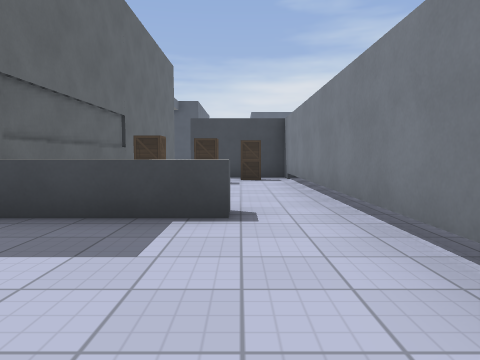
view 1 (above)

24 first-person views from a walk through a 3-D level made in the Godot game engine. The camera is 1.2 m above the floor, tilts 4° down and sees 70° across. The floor is counted in squares, 2 m on a side. Each view is taken from the middle of a square. On the plan, view 1 faces up. The plan holds only what a view shows up to about 10 squares ahead; the rest is blank. The place goes on beyond the plan. Characters and animated objects are not drawn. Surface patterns are stand-ins for the level's own textures.

view 2
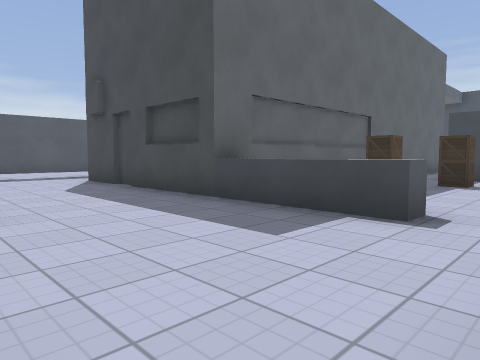

view 3
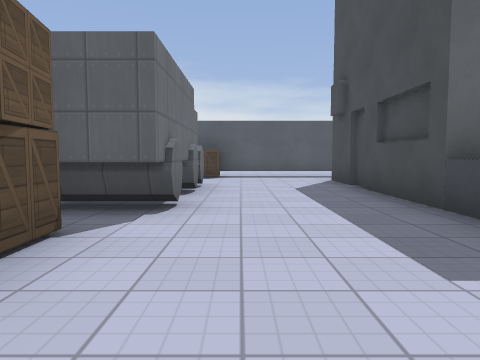

view 4
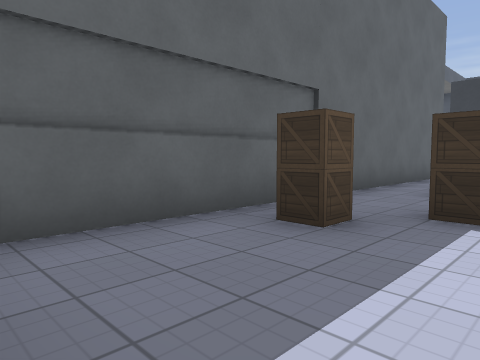

view 5
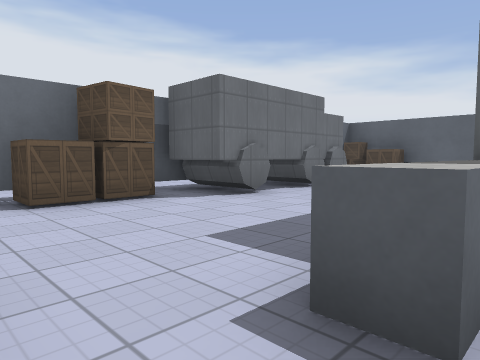

view 6
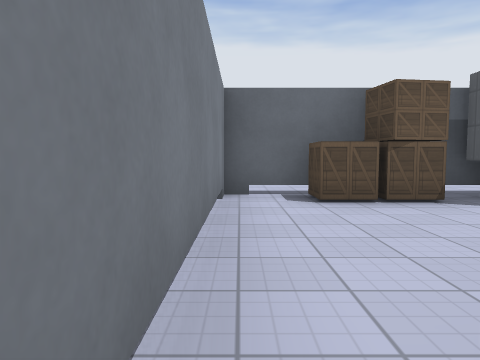

view 7
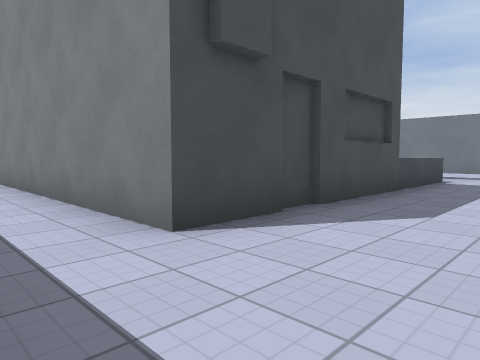

view 8
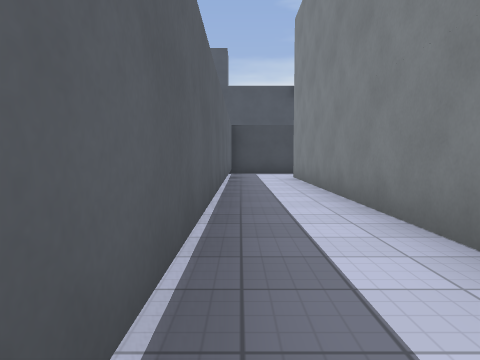

view 9
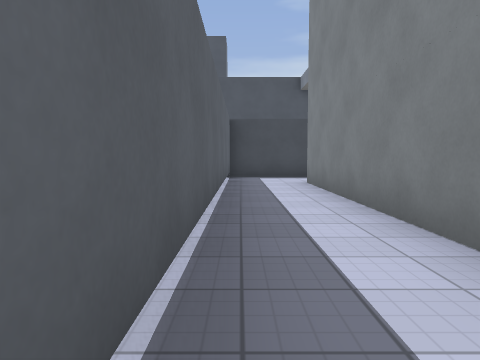

view 10
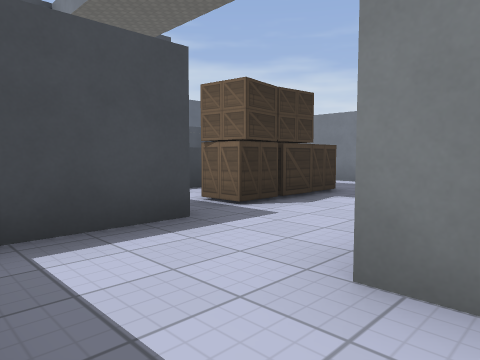

view 11
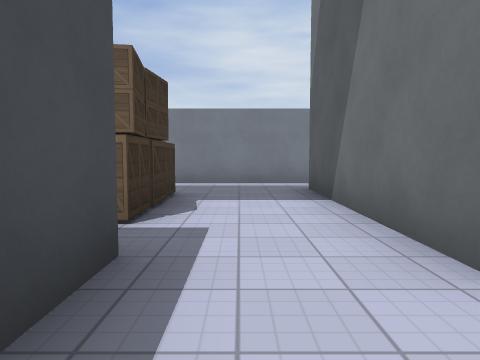

view 12
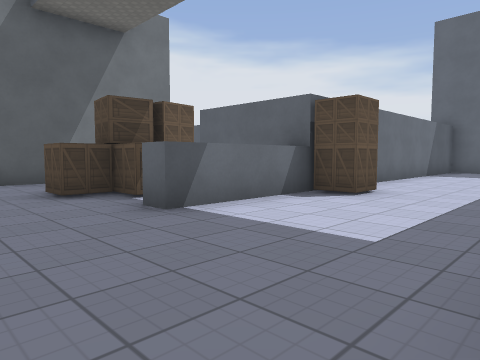

view 13
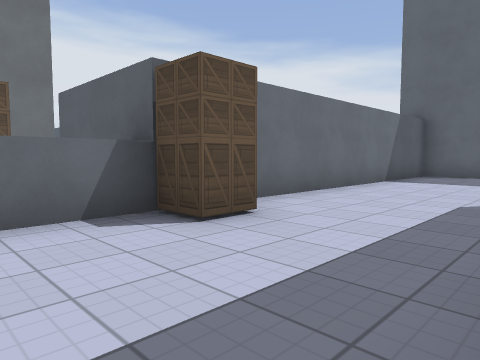

view 14
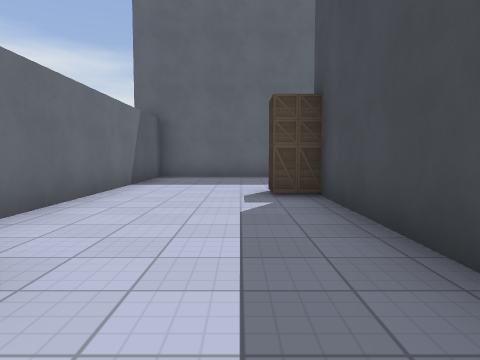

view 15
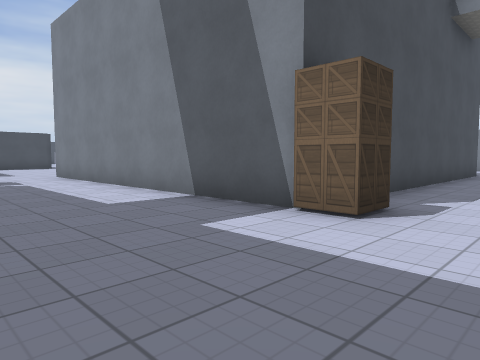

view 16
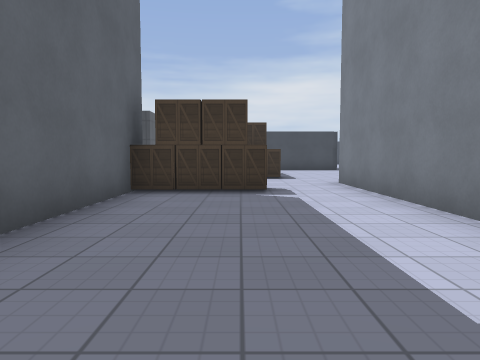

view 17
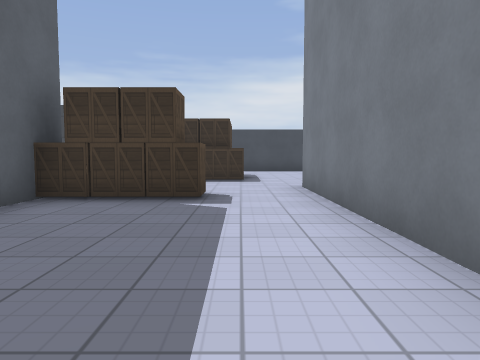

view 18
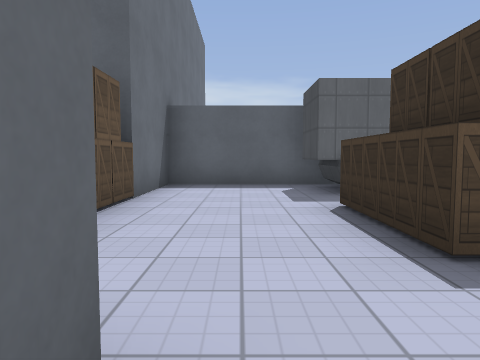

view 19
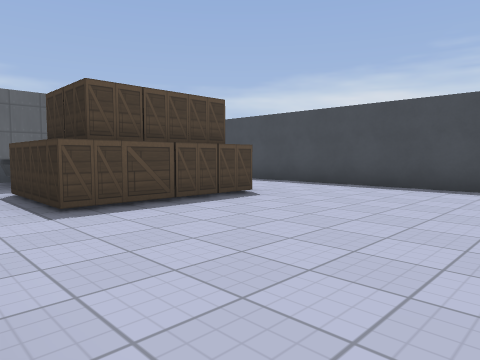

view 20
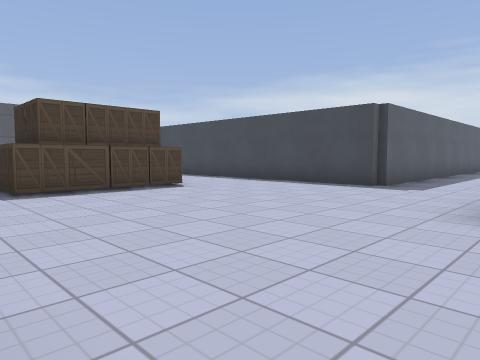

view 21
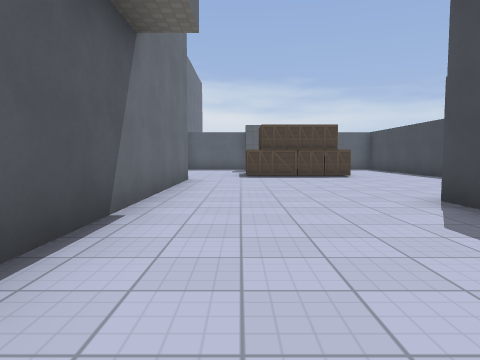

view 22
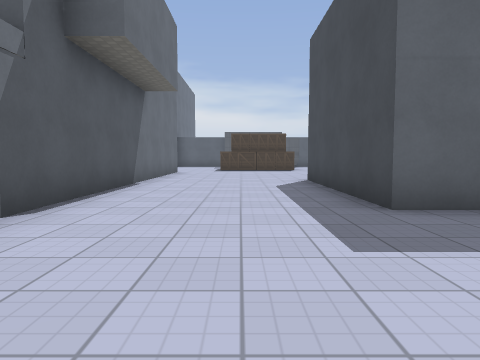

view 23
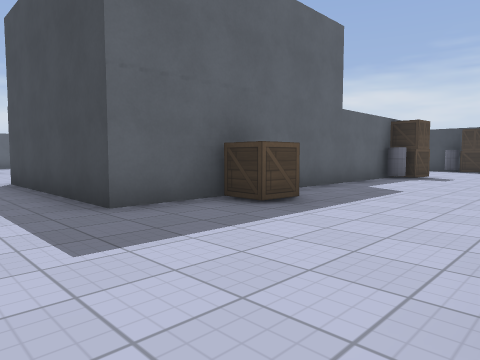

view 24
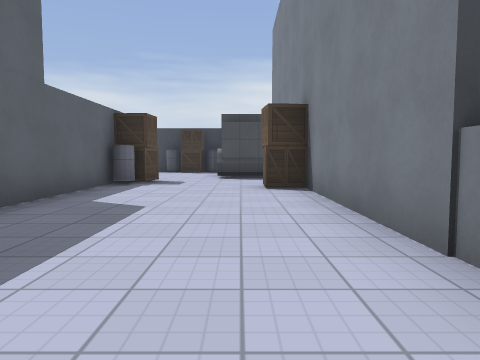

### Floor plan
Key: @ floor where view 1 was taken; # wall or solid block; . floor; / step, stairs or slope; ^ raised ledge; B building; A box; T truck; O other object.
Columns run from 18 left of view 1 to 2 right of it. Each row starts with its distance up from view 1.
 48                   T
 47                   T
 46                 ..T
 45                 ..T
 44                AA..
 43         #.     /...A
 42         #.     /....#
 41         #.     #....#
 40         #..    #....#
 39    ######..    #....#
 38    ........    #A..##
 37  T  .......    #...^
 36  T   A.....#####...^
 35  T   A..............
 34 #T AAA..............
 33 #..................
 32 #.................
 31 #......##########
 30 ##AAA..#
 29  ##....#
 28   #....#
 27   #....#
 26    ....#
 25    ....#
 24    ....#########
 23   #...A#.........
 22   #..............
 21   #..............
 20   #........A.....
 19   ##########^^..
 18            #AA...#
 17         ####AAA..#
 16         #........#
 15         #........#
 14         #..BBBBB #
 13         #..B   B
 12         #..B   B.
 11         #..B   B.
 10         #..B   B.####
  9         #..B   B..A.#
  8         #..B   B.A..#
  7         #..B   BA...#
  6         #..B   B....#
  5         #..B   B....#
  4         #..BBBBB....#
  3         #......B^^..#
  2         #...........#
  1         #...........#
  0          A..TTTT..@.#
 -1          O   TTT.AA.#
 -2               ..  ..

Positions as (right, up) in squares from view 1, and headings:
1: (0, 0), facing up
2: (1, 0), facing up-left
3: (1, 1), facing left
4: (0, 4), facing up-left
5: (1, 4), facing down-left
6: (1, 4), facing down
7: (-9, 1), facing up-right
8: (-9, 5), facing up
9: (-9, 7), facing up
10: (-9, 14), facing up-right
11: (-9, 16), facing right
12: (-2, 23), facing down-left
13: (-5, 23), facing down-left
14: (-6, 22), facing left
15: (-15, 21), facing up-right
16: (-14, 24), facing up
17: (-13, 25), facing up
18: (-11, 32), facing left
19: (-9, 32), facing up-left
20: (-7, 32), facing up-left
21: (-3, 33), facing left
22: (1, 34), facing left
23: (1, 34), facing up-left
24: (0, 36), facing up
